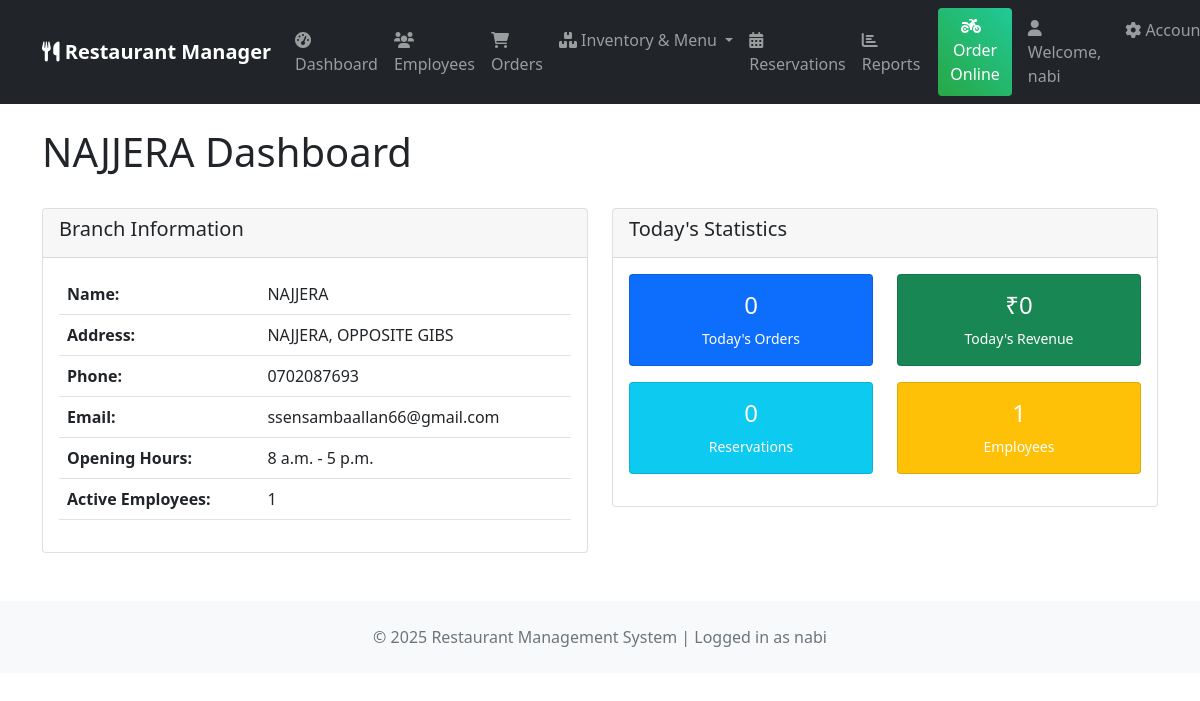
/branch/1/ (signed in), run on the app's committed database.
### core/models.py (models this page shows, shortened)
class Branch(models.Model):
    name = models.CharField(max_length=200)
    address = models.TextField()
    phone = models.CharField(max_length=20)
    email = models.EmailField()
    opening_time = models.TimeField()
    closing_time = models.TimeField()
    is_active = models.BooleanField(default=True)
    manager = models.ForeignKey('Employee', on_delete=models.SET_NULL, null=True, blank=True, related_name='managed_branches')

### core/views.py (the view)
# urls.py: path('branch/<int:branch_id>/', views.branch_dashboard, name='branch_dashboard'),
@login_required
def branch_dashboard(request, branch_id):
    branch = get_object_or_404(Branch, pk=branch_id)
    if hasattr(request.user, 'employee') and request.user.employee.branch != branch and not request.user.is_superuser:
        messages.error(request, "You don't have access to this branch")
        return redirect('core:dashboard')
    today = timezone.now().date()
    today_orders = Order.objects.filter(branch=branch, created_at__date=today)
    today_sales = Payment.objects.filter(
        payment_date__date=today,
        is_successful=True,
        order__branch=branch  # Filter payments by branch
    ).aggregate(total=Sum('amount'))['total'] or 0
    today_revenue = today_orders.aggregate(total=Sum('total_amount'))['total'] or 0
    today_reservations = Reservation.objects.filter(branch=branch, reservation_date=today)
    branch_employees = branch.employee_set.filter(is_active=True)
    active_employees = branch_employees.count()
    recent_orders = Order.objects.filter(branch=branch).select_related('customer').order_by('-created_at')[:10]
    popular_items_today = OrderItem.objects.filter(
        order__branch=branch,
        order__created_at__date=today
    ).values(
        'menu_item__name'
    ).annotate(
        total_quantity=Sum('quantity')
    ).order_by('-total_quantity')[:5]
    upcoming_reservations = Reservation.objects.filter(
        branch=branch,
        reservation_date__range=[today, today + timedelta(days=3)]
    ).select_related('customer', 'table').order_by('reservation_date', 'reservation_time')[:5]
    try:
        from inventory.models import Stock
        low_stock_items = Stock.get_low_stock_items()[:5]
        low_stock_count = low_stock_items.count()
    except ImportError:
        low_stock_items = []
        low_stock_count = 0
    context = {
        'branch': branch,
        'today_orders_count': today_orders.count(),
        'today_sales': today_sales,
        'today_revenue': today_revenue,
        'pending_orders': today_orders.filter(status='pending').count(),
        'today_reservations': today_reservations.count(),
        'active_employees': active_employees,
        'recent_orders': recent_orders,
        'today_reservations_list': today_reservations,
        'popular_items_today': popular_items_today,
        'upcoming_reservations': upcoming_reservations,
        'branch_employees': branch_employees,
        'low_stock_items': low_stock_items,
        'low_stock_count': low_stock_count,
        'user_has_branch': True,
    }
    return render(request, 'core/branch_dashboard.html', context)

### core/context_processors.py (called while the page is built)
def restaurant_info(request):
    try:
        restaurant = Restaurant.objects.first()
    except:
        restaurant = None
    return {
        'restaurant': restaurant
    }

### inventory/models.py (called while the page is built)
    @classmethod
    def get_low_stock_items(cls):
        return cls.objects.filter(quantity__lte=models.F('alert_level'))

### templates/core/branch_dashboard.html (shortened to what this page needs)
{% extends 'base.html' %}
{% block content %}
<div class="d-flex justify-content-between align-items-center mb-4">
    <h1>{{ branch.name }} Dashboard</h1>
</div>
<div class="row">
    <div class="col-md-6">
        <div class="card">
            <div class="card-header">
                <h5>Branch Information</h5>
            </div>
            <div class="card-body">
                <table class="table">
                    <tr>
                        <th>Name:</th>
                        <td>{{ branch.name }}</td>
                    </tr>
                    <tr>
                        <th>Address:</th>
                        <td>{{ branch.address }}</td>
                    </tr>
                    <tr>
                        <th>Phone:</th>
                        <td>{{ branch.phone }}</td>
                    </tr>
                    <tr>
                        <th>Email:</th>
                        <td>{{ branch.email }}</td>
                    </tr>
                    <tr>
                        <th>Opening Hours:</th>
                        <td>{{ branch.opening_time }} - {{ branch.closing_time }}</td>
                    </tr>
                    <tr>
                        <th>Active Employees:</th>
                        <td>{{ branch_employees.count }}</td>
                    </tr>
                </table>
            </div>
        </div>
    </div>
    <div class="col-md-6">
        <div class="card">
            <div class="card-header">
                <h5>Today's Statistics</h5>
            </div>
            <div class="card-body">
                <div class="row text-center">
                    <div class="col-6 mb-3">
                        <div class="card bg-primary text-white">
                            <div class="card-body py-3">
                                <h4>{{ today_orders_count }}</h4>
                                <p class="mb-0 small">Today's Orders</p>
                            </div>
                        </div>
                    </div>
                    <div class="col-6 mb-3">
                        <div class="card bg-success text-white">
                            <div class="card-body py-3">
                                <h4>₹{{ today_revenue }}</h4>
                                <p class="mb-0 small">Today's Revenue</p>
                            </div>
                        </div>
                    </div>
                    <div class="col-6 mb-3">
                        <div class="card bg-info text-white">
                            <div class="card-body py-3">
                                <h4>{{ today_reservations }}</h4>
                                <p class="mb-0 small">Reservations</p>
                            </div>
                        </div>
                    </div>
                    <div class="col-6 mb-3">
                        <div class="card bg-warning text-white">
                            <div class="card-body py-3">
                                <h4>{{ branch_employees.count }}</h4>
                                <p class="mb-0 small">Employees</p>
                            </div>
                        </div>
                    </div>
                </div>
            </div>
        </div>
    </div>
</div>
{% endblock %}

### templates/base.html (shortened to what this page needs)
<!DOCTYPE html>
<html lang="en">
<head>
    <link href="https://cdn.jsdelivr.net/npm/bootstrap@5.1.3/dist/css/bootstrap.min.css" rel="stylesheet">
    <link href="https://cdnjs.cloudflare.com/ajax/libs/font-awesome/6.0.0/css/all.min.css" rel="stylesheet">
</head>
<body>
    <nav class="navbar navbar-expand-lg navbar-dark bg-dark">
        <div class="container">
            <a class="navbar-brand" href="{% url 'core:dashboard' %}">
                <i class="fas fa-utensils"></i>
                {% if restaurant %}
                    {{ restaurant.name }} Manager
                {% else %}
                    Restaurant Manager
                {% endif %}
            </a>
            <div class="collapse navbar-collapse" id="navbarNav">
                <ul class="navbar-nav me-auto">
                    {% if user.is_authenticated %}
                    <li class="nav-item">
                        <a class="nav-link" href="{% url 'core:dashboard' %}">
                            <i class="fas fa-tachometer-alt"></i> Dashboard
                        </a>
                    </li>
                    <li class="nav-item">
                        <a class="nav-link" href="{% url 'core:employee_list' %}">
                            <i class="fas fa-users"></i> Employees
                        </a>
                    </li>
                    <li class="nav-item">
                        <a class="nav-link" href="{% url 'orders:order_list' %}">
                            <i class="fas fa-shopping-cart"></i> Orders
                        </a>
                    </li>
                    <li class="nav-item dropdown">
                        <a class="nav-link dropdown-toggle" href="#" role="button" data-bs-toggle="dropdown">
                            <i class="fas fa-boxes"></i> Inventory & Menu
                        </a>
                    </li>
                    <li class="nav-item">
                        <a class="nav-link" href="{% url 'reservations:reservation_dashboard' %}">
                            <i class="fas fa-calendar-alt"></i> Reservations
                        </a>
                    </li>
                    <li class="nav-item">
                        <a class="nav-link" href="{% url 'reports:reports_dashboard' %}">
                            <i class="fas fa-chart-bar"></i> Reports
                        </a>
                    </li>
                    {% endif %}
                </ul>
                <div class="navbar-nav">
                    <a class="btn btn-success online-order-btn me-3" href="{% url 'orders:online_order' %}">
                        <i class="fas fa-motorcycle me-2"></i>Order Online
                    </a>
                    {% if user.is_authenticated %}
                        <span class="navbar-text me-3">
                            <i class="fas fa-user"></i> Welcome, {{ user.get_full_name|default:user.username }}
                        </span>
                        <div class="nav-item dropdown">
                            <a class="nav-link dropdown-toggle" href="#" role="button" data-bs-toggle="dropdown">
                                <i class="fas fa-cog"></i> Account
                            </a>
                        </div>
                    {% else %}
                        <a class="nav-link" href="{% url 'login' %}">
                            <i class="fas fa-sign-in-alt"></i> Login
                        </a>
                    {% endif %}
                </div>
            </div>
        </div>
    </nav>
    <div class="container mt-4">
        {% block content %}
        {% endblock %}
    </div>
    <footer class="mt-5 py-4 bg-light">
        <div class="container text-center">
            <p class="text-muted mb-0">
                &copy; {% now "Y" %} Restaurant Management System
                {% if user.is_authenticated %}
                | Logged in as {{ user.username }}
                {% endif %}
            </p>
        </div>
    </footer>
</body>
</html>

### templates/base.html (style rules this page uses)
.navbar-brand { font-weight: 600; }
.navbar-nav .nav-link { padding: 8px 15px; margin: 2px 0; border-radius: 5px; transition: all 0.3s ease; }
.online-order-btn { background: linear-gradient(45deg, #28a745, #20c997); border: none; margin-left: 10px; }

### data on the page
Branch: name "NAJJERA", address "NAJJERA, OPPOSITE GIBS", phone "0702087693", email "ssensambaallan66@gmail.com", opening_time "8 a.m.", closing_time "5 p.m."

### other printed values
{{ user.get_full_name|default:user.username }} "nabi"
{{ branch_employees.count }} "1"
{{ today_orders_count }} "0"
{{ today_revenue }} "0"
{{ today_reservations }} "0"
{{ user.username }} "nabi"
